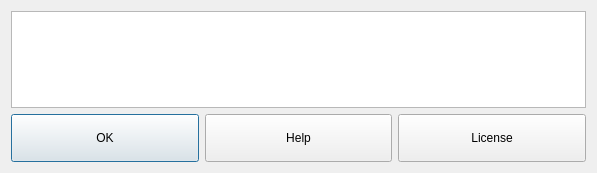
<?xml version="1.0" encoding="UTF-8"?>
<ui version="4.0">
 <class>HelpDialog</class>
 <widget class="QDialog" name="HelpDialog">
  <property name="geometry">
   <rect>
    <x>0</x>
    <y>0</y>
    <width>597</width>
    <height>173</height>
   </rect>
  </property>
  <property name="windowTitle">
   <string>Notably</string>
  </property>
  <property name="windowIcon">
   <iconset resource="../nota.qrc">
    <normaloff>:/img/nb.png</normaloff>:/img/nb.png</iconset>
  </property>
  <layout class="QGridLayout" name="gridLayout">
   <item row="0" column="0">
    <widget class="QTextBrowser" name="textBox"/>
   </item>
   <item row="1" column="0">
    <layout class="QHBoxLayout" name="horizontalLayout">
     <item>
      <widget class="QPushButton" name="okButton">
       <property name="minimumSize">
        <size>
         <width>0</width>
         <height>48</height>
        </size>
       </property>
       <property name="text">
        <string>OK</string>
       </property>
      </widget>
     </item>
     <item>
      <widget class="QPushButton" name="helpButton">
       <property name="minimumSize">
        <size>
         <width>0</width>
         <height>48</height>
        </size>
       </property>
       <property name="text">
        <string>Help</string>
       </property>
      </widget>
     </item>
     <item>
      <widget class="QPushButton" name="licenseButton">
       <property name="minimumSize">
        <size>
         <width>0</width>
         <height>48</height>
        </size>
       </property>
       <property name="text">
        <string>License</string>
       </property>
      </widget>
     </item>
    </layout>
   </item>
  </layout>
 </widget>
 <resources>
  <include location="../nota.qrc"/>
 </resources>
 <connections/>
</ui>
